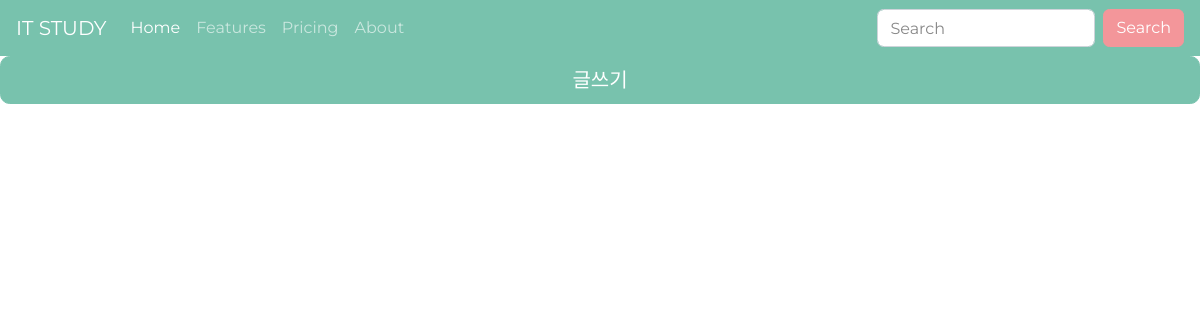
Before: / with the older database file.
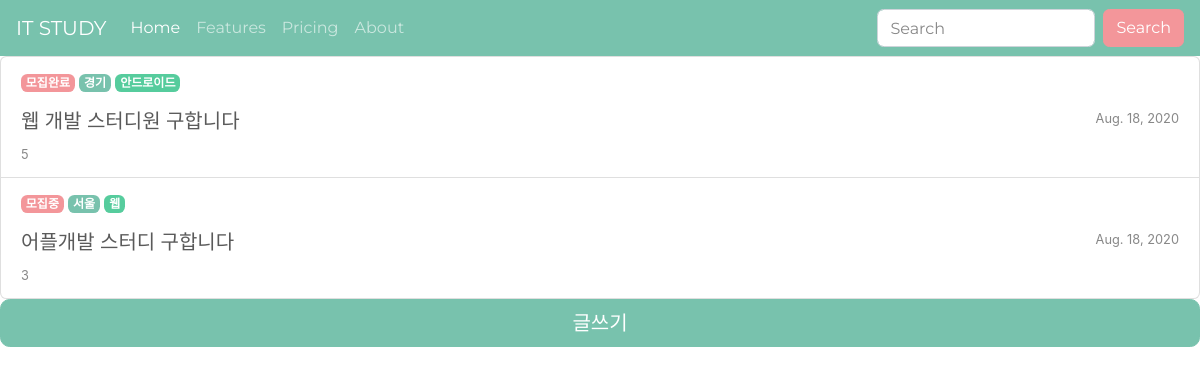
After: the same page with the newer database file.
### study_web/models.py (models this page shows)
class DjangoBoard(models.Model):#게시판 디비
    title = models.CharField(max_length=50, blank = True)#제목
    contents = models.CharField(max_length=200, blank = True)#내용
    kindOfStudy = models.CharField(max_length=200, blank = True)#웹/안드로이드 이런거
    state = models.CharField(max_length=200, blank = True) #모집중/모집종료
    location = models.CharField(max_length=200, blank = True)#스터디 지역
    nickName = models.CharField(max_length=50, blank = True)#닉네임
    date = models.DateField(null=True, blank=True) #글을 쓴 날짜
    hits = models.IntegerField(null=True, blank = True)#조회수

### study_web/views.py (the view)
# urls.py: path('', views.index, name='index'),
def index(request):
    boardList = DjangoBoard.objects.all() #모든 object를 불러와서 boardList에 저장
    context = {'boardList':boardList} #context에 boardList안에 정보들을 저장
    return render(request, 'study_web/index.html', context) #study_web/index.html에 context의 정보를 전달

### study_web/templates/study_web/index.html (shortened to what this page needs)
{% load static %}
<!doctype html>
<html lang="ko">
  <head>
    <link rel="stylesheet" href="/static/css/bootstrap.min.css">
</head>
	<body>
    <nav class="navbar navbar-expand-lg navbar-dark bg-primary">
      <a class="navbar-brand" href="#">IT STUDY</a>
      <div class="collapse navbar-collapse" id="navbarColor01">
        <ul class="navbar-nav mr-auto">
          <li class="nav-item active">
            <a class="nav-link" href="#">Home <span class="sr-only">(current)</span></a>
          </li>
          <li class="nav-item">
            <a class="nav-link" href="#">Features</a>
          </li>
          <li class="nav-item">
            <a class="nav-link" href="#">Pricing</a>
          </li>
          <li class="nav-item">
            <a class="nav-link" href="#">About</a>
          </li>
        </ul>
        <form class="form-inline my-2 my-lg-0">
          <input class="form-control mr-sm-2" type="text" placeholder="Search">
          <button class="btn btn-secondary my-2 my-sm-0" type="submit">Search</button>
        </form>
      </div>
    </nav>
    <div class="list-group">
      {% for Board in boardList %}
      <a href="#" class="list-group-item list-group-item-action flex-column align-items-start">
        <p>
          <span class="badge badge-secondary">{{Board.state}}</span>
          <span class="badge badge-primary">{{Board.location}}</span>
          <span class="badge badge-success">{{Board.kindOfStudy}}</span>
        </p>
        <div class="d-flex w-100 justify-content-between">
          <h5 class="mb-1">{{Board.title}}</h5>
          <small class="text-muted">{{Board.date}}</small>
        </div>
        <small class="text-muted">{{Board.hits}}</small>
      </a>
      {% endfor %}
    </div>
    <button type="button" class="btn btn-primary btn-lg btn-block">글쓰기</button>
	</body>
</html>

Changed rows visible on the page:
added DjangoBoard: state "모집완료", location "경기", kindOfStudy "안드로이드", title "웹 개발 스터디원 구합니다", date "Aug. 18, 2020", hits "5"
added DjangoBoard: state "모집중", location "서울", kindOfStudy "웹", title "어플개발 스터디 구합니다", date "Aug. 18, 2020", hits "3"
